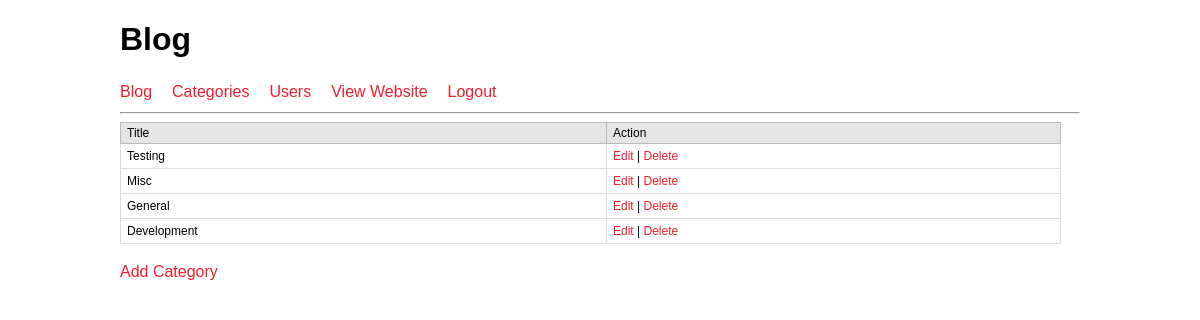
Page /admin/categories.php (signed in) on the committed database.
### tables this page shows
CREATE TABLE `blog_cats` (
  `catID` int(11) UNSIGNED NOT NULL,
  `catTitle` varchar(255) DEFAULT NULL,
  `catSlug` varchar(255) DEFAULT NULL
);

### admin/categories.php (the view, shortened to what this page needs)
<?php
require_once('../inc/config.php');
?>
<!doctype html>
<html lang="en">
<head>
  <link rel="stylesheet" href="./style/normalize.css">
  <link rel="stylesheet" href="./style/main.css">
</head>
<body>
	<div id="wrapper">
	<?php include('menu.php');?>
	<table>
	<tr>
		<th>Title</th>
		<th>Action</th>
	</tr>
	<?php
		try {
			$stmt = $db->query('SELECT catID, catTitle, catSlug FROM blog_cats ORDER BY catTitle DESC');
			while($row = $stmt->fetch()){
				echo '<tr>';
				echo '<td>'.$row['catTitle'].'</td>';
				?>
				<td>
					<a href="edit-category.php?id=<?php echo $row['catID'];?>">Edit</a> |
					<a href="javascript:delcat('<?php echo $row['catID'];?>','<?php echo $row['catSlug'];?>')">Delete</a>
				</td>
				<?php
				echo '</tr>';
			}
		} catch(PDOException $e) {
		    echo $e->getMessage();
		}
	?>
	</table>
	<p><a href='add-category.php'>Add Category</a></p>
</div>
</body>
</html>

### admin/style/main.css (style rules this page uses)
#wrapper { margin:auto; width:960px; }
p,li { color: #555555; font-size: 16px; line-height: 1.5em; }
a { color: #EF1F2F; text-decoration: none; }
table { width:98%; text-align:left; border:1px solid #DDDDDD; font-size:12px; color:#000;background:#fff; margin-bottom:10px; }
table th { background-color:#E5E5E5; border:1px solid #BBBBBB; padding:3px 6px; font-weight:normal; color:#000; }
table tr td { border:1px solid #DDDDDD; padding:5px 6px; }

### rows in the picture
blog_cats: catTitle "Testing"
blog_cats: catTitle "Misc"
blog_cats: catTitle "General"
blog_cats: catTitle "Development"
